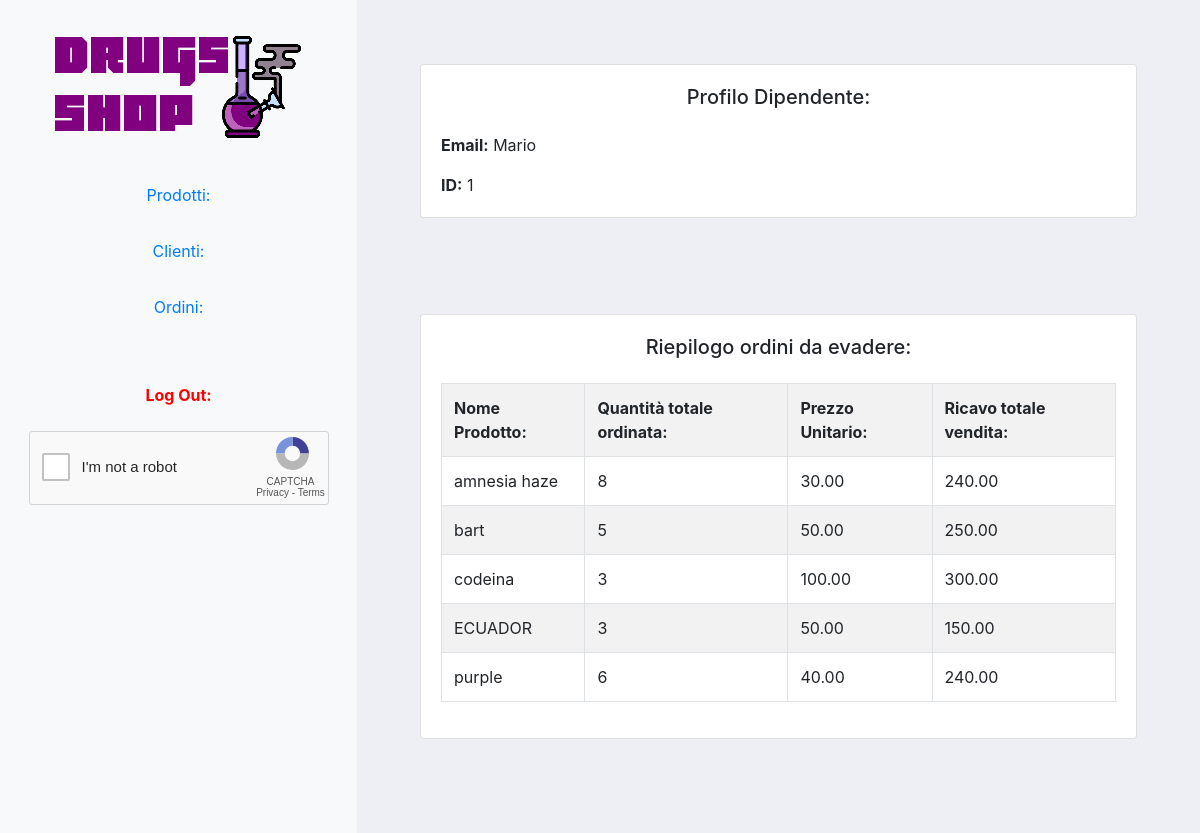
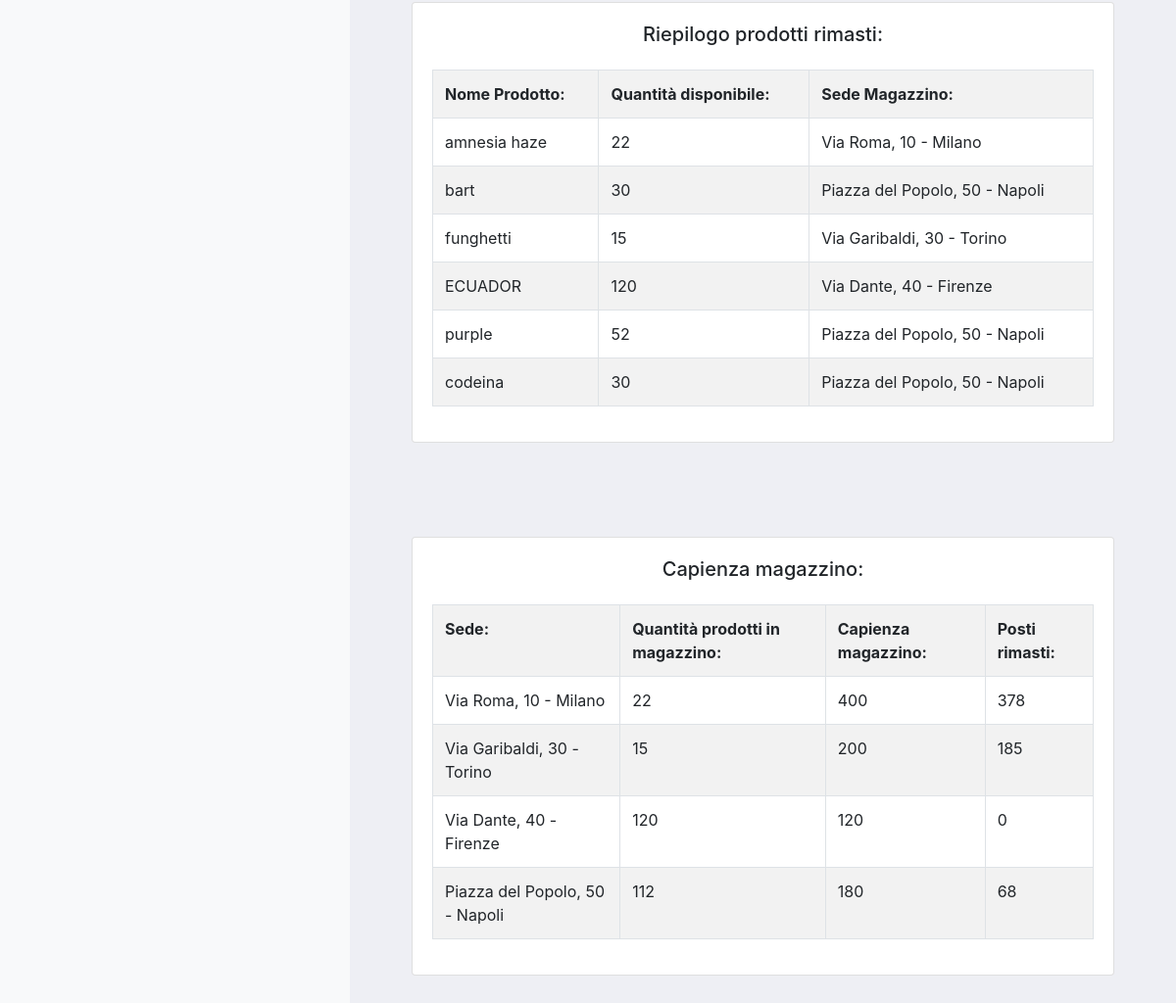
Screenshot of /dashboardDipendente.php (signed in) with the database file from the repository (2 pictures, top to bottom).
### tables this page shows
CREATE TABLE `products` (
  `ID` int(11) NOT NULL,
  `LightHard` enum('light','hard') DEFAULT NULL,
  `Drug` enum('cannabis','lsd','funghetti','cocaina','ecstasy','codeina') DEFAULT NULL,
  `Price` decimal(7,2) NOT NULL,
  `AvailableQuantity` int(11) NOT NULL,
  `ShopID` int(11) DEFAULT NULL,
  `imagepath` varchar(255) DEFAULT NULL,
  `ProductName` varchar(255) DEFAULT NULL
);

CREATE TABLE `shop` (
  `ID` int(11) NOT NULL,
  `Address` varchar(255) DEFAULT NULL,
  `MaxNumProducts` int(11) NOT NULL,
  `EmployeeID` int(11) DEFAULT NULL
);

### dashboardDipendente.php (the view, shortened to what this page needs)
<!doctype html>
<html lang="en">
<head>
    <link rel="stylesheet" href="https://stackpath.bootstrapcdn.com/bootstrap/4.5.0/css/bootstrap.min.css">
    <link rel="stylesheet" href="./css/style.css">
    <link href="src/fakerecaptcha.css" rel="stylesheet">
</head>
<body>
    <?php
    include('config/db.php');
    if (isset($_SESSION['ID'])) {
        ?>
        <div class="container-fluid">
            <div class="row">
                <div class="col-sm-auto bg-light sticky-top">
                    <div class="d-flex flex-sm-column flex-row flex-nowrap bg-light align-items-center sticky-top">
                        <a href="./dashboardDipendente.php" class="d-block p-3 link-dark text-decoration-none" title=""
                            data-bs-toggle="tooltip" data-bs-placement="right">
                            <img src="LOGO2.png"></img>
                        </a>
                        <ul
                            class="nav nav-pills nav-flush flex-sm-column flex-row flex-nowrap mb-auto mx-auto text-center justify-content-between w-100 px-3 align-items-center">
                            <li class="nav-item">
                                <a href="./dashboardProdotti.php" class="nav-link py-3 px-2" title=""
                                    data-bs-toggle="tooltip" data-bs-placement="right">
                                    Prodotti:
                                </a>
                            </li>
                            <li>
                                <a href="./dashboardClienti.php" class="nav-link py-3 px-2" title="" data-bs-toggle="tooltip"
                                    data-bs-placement="right">
                                    Clienti:
                                </a>
                            </li>
                            <li>
                                <a href="./dashboardOrdini.php" class="nav-link py-3 px-2" title="" data-bs-toggle="tooltip"
                                    data-bs-placement="right">
                                    Ordini:
                                </a>
                            </li>
                        </ul>
                        <br><br>
<b style="color:red;">Log Out:</b>
<br>
<div class="fkrc-container fkrc">
    <div id="fkrc-checkbox-window" class="fkrc-checkbox-window fkrc-m-p fkrc-block">
        <div class="fkrc-checkbox-container fkrc-m-p">
            <button type="button" id="fkrc-checkbox"
                class="fkrc-checkbox fkrc-m-p fkrc-line-normal"></button>
        </div>
        <p class="fkrc-im-not-a-robot fkrc-m-p fkrc-line-normal">I'm not a robot</p>
        <img src="images/captcha_logo.svg" class="fkrc-captcha-logo fkrc-line-normal" alt="">
        <p class="fkrc-checkbox-desc fkrc-m-p fkrc-line-normal">CAPTCHA</p>
        <p class="fkrc-checkbox-desc fkrc-m-p fkrc-line-normal">Privacy - Terms</p>
    </div>
</div>
                    </div>
                </div>
                <div class="col py-3">
                    <div class="col p-5 min-vh-50">
                        <div class="d-flex justify-content-center">
                            <div class="card" style="width: 100rem">
                                <div class="card-body">
                                    <h5 class="card-title text-center mb-4">Profilo Dipendente:</h5>
                                    <p class="card-text"><b>Email:</b>
                                        <?php echo $_SESSION['email']; ?>
                                    </p>
                                    <p class="card-text"><b>ID:</b>
                                        <?php echo $_SESSION['ID']; ?>
                                    </p>
                                </div>
                            </div>
                        </div>
                    </div>
                    <div class="col p-5 min-vh-50">
                        <div class="d-flex justify-content-center">
                            <div class="card" style="width: 120rem">
                                <div class="card-body">
                                    <h5 class="card-title text-center mb-4">Riepilogo ordini da evadere:</h5>
                                    <?php
                                    if ($queryPreparata = $connection->prepare("SELECT P.ProductName,SUM(O.Quantity) AS totalNumber, P.Price,(SUM(O.Quantity)*P.Price) AS totalSellingPrice FROM products P INNER JOIN orders O ON (P.ID=O.ProductID) GROUP BY P.ProductName")) {
                                        if (!$queryPreparata->execute()) {
                                            echo "Impossibile eseguire la query: $connection->error";
                                        } else {
                                            $risultatoQuery = $queryPreparata->get_result()->fetch_all(MYSQLI_ASSOC);
                                            if (count($risultatoQuery) == 0) {
                                                echo "Nessun dipendente trovato.";
                                            } else {
                                                echo "<div class=\"table-responsive\"><table class=\"table table-bordered table-hover table-striped\">";
                                                echo "<tr>";
                                                echo "<th>Nome Prodotto:</th><th>Quantità totale ordinata:</th><th>Prezzo Unitario:</th><th>Ricavo totale vendita:</th>";
                                                echo "</tr>";
                                                foreach ($risultatoQuery as $singolaTupla) {
                                                    echo "<tr>";
                                                    foreach ($singolaTupla as $attributo) {
                                                        echo "<td>$attributo</td>";
                                                    }
                                                    echo "</tr>";
                                                }
                                                echo "</table></div>";
                                            }
                                        }
                                    } else {
                                        echo "Impossibile eseguire la query: $connection->error";
                                    }
                                    ?>
                                </div>
                            </div>
                        </div>
                    </div>
                    <div class="col p-5 min-vh-50">
                        <div class="d-flex justify-content-center">
                            <div class="card" style="width: 120rem">
                                <div class="card-body">
                                    <h5 class="card-title text-center mb-4">Riepilogo prodotti rimasti:</h5>
                                    <?php
                                    if ($queryPreparata = $connection->prepare("SELECT P.Productname, P.AvailableQuantity,S.Address FROM products P INNER JOIN shop S ON (P.ShopID=S.ID)")) {
                                        if (!$queryPreparata->execute()) {
                                            echo "Impossibile eseguire la query: $connection->error";
                                        } else {
                                            $risultatoQuery = $queryPreparata->get_result()->fetch_all(MYSQLI_ASSOC);
                                            echo "<div class=\"table-responsive\"><table class=\"table table-bordered table-hover table-striped\">";
                                            echo "<tr>";
                                            echo "<th>Nome Prodotto:</th><th>Quantità disponibile:</th><th>Sede Magazzino:</th>";
                                            echo "</tr>";
                                            if (count($risultatoQuery) == 0) {
                                                echo "Nessun impiegato trovato.";
                                            } else {
                                                foreach ($risultatoQuery as $singolaTupla) {
                                                    echo "<tr>";
                                                    foreach ($singolaTupla as $attributo) {
                                                        echo "<td>$attributo</td>";
                                                    }
                                                    echo "</tr>";
                                                }
                                                echo "</table></div>";
                                            }
                                        }
                                    } else {
                                        echo "Impossibile eseguire la query: $connection->error";
                                    }
                                    ?>
                                </div>
                            </div>
                        </div>
                    </div>
                    <div class="col p-5 min-vh-50">
                        <div class="d-flex justify-content-center">
                            <div class="card" style="width: 120rem">
                                <div class="card-body">
                                    <h5 class="card-title text-center mb-4">Capienza magazzino:</h5>
                                    <?php
                                    if ($queryPreparata = $connection->prepare("SELECT S.Address,SUM(P.AvailableQuantity), S.MaxNumProducts, S.MaxNumProducts-SUM(P.AvailableQuantity) FROM products P INNER JOIN shop S ON (P.ShopID=S.ID) GROUP BY S.ID")) {
                                        if (!$queryPreparata->execute()) {
                                            echo "Impossibile eseguire la query: $connection->error";
                                        } else {
                                            $risultatoQuery = $queryPreparata->get_result()->fetch_all(MYSQLI_ASSOC);
                                            echo "<div class=\"table-responsive\"><table class=\"table table-bordered table-hover table-striped\">";
                                            echo "<tr>";
                                            echo "<th>Sede:</th><th>Quantità prodotti in magazzino:</th><th>Capienza magazzino:</th><th>Posti rimasti:</th>";
                                            echo "</tr>";
                                            if (count($risultatoQuery) == 0) {
                                                echo "Nessun impiegato trovato.";
                                            } else {
                                                foreach ($risultatoQuery as $singolaTupla) {
                                                    echo "<tr>";
                                                    foreach ($singolaTupla as $attributo) {
                                                        echo "<td>$attributo</td>";
                                                    }
                                                    echo "</tr>";
                                                }
                                                echo "</table></div>";
                                            }
                                        }
                                    } else {
                                        echo "Impossibile eseguire la query: $connection->error";
                                    }
                                    ?>
                                </div>
                            </div>
                        </div>
                    </div>
                </div>
            </div>
        </div>
        <?php
    } else {
        echo "<div class='alert alert-danger email_alert'>
    Non sei loggato come dipendente.
</div>";
    }
    ?>
</body>
</html>

### css/style.css (style rules this page uses)
* { box-sizing: border-box; }
body { font-weight: 400; background-color: #EEEFF4; }
body, html, .App, .vertical-center { width: 100%; height: 100%; }

### src/fakerecaptcha.css (style rules this page uses)
.fkrc-container { font-family: 'Source Sans Pro', sans-serif; }
.fkrc-m-p { margin: 0; padding: 0; }
.fkrc-block { display:block; }
.fkrc-line-normal { line-height: normal; }
.fkrc-checkbox-window { height: 74px; width: 300px; background-color: #f9f9f9; border-radius: 3px; border: 1px solid #d3d3d3; }
.fkrc-checkbox-container { width: 28px; height: 28px; }
.fkrc-checkbox { position: relative; background-color: #fff; border-radius: 2px; height: 100%; width: 100%; border: 2px solid #c1c1c1; margin: 21px 0 0 12px; outline: none; font-family: Arial, Helvetica, sans-serif; transition: width 500ms, height 500ms, border-radius 500ms, margin-top 500ms, margin-left 500ms, opacity 700ms; }
.fkrc-im-not-a-robot { position: relative; left: 52px; bottom: 2px; font-size: 15px; color: #282727; }
.fkrc-captcha-logo { position: relative; left: 246px; bottom: 40px; width: 33px; height: 33px; vertical-align: baseline; }
.fkrc-checkbox-desc { color: #555555; position: relative; font-size: 10px; text-align: center; bottom: 41px; left: 112px; }

### rows the page displays
products: ProductName "amnesia haze", AvailableQuantity "22", ShopID.Address "Via Roma, 10 - Milano"
products: ProductName "bart", AvailableQuantity "30", ShopID.Address "Piazza del Popolo, 50 - Napoli"
products: ProductName "funghetti", AvailableQuantity "15", ShopID.Address "Via Garibaldi, 30 - Torino"
products: ProductName "ECUADOR", AvailableQuantity "120", ShopID.Address "Via Dante, 40 - Firenze"
products: ProductName "purple", AvailableQuantity "52", ShopID.Address "Piazza del Popolo, 50 - Napoli"
products: ProductName "codeina", AvailableQuantity "30", ShopID.Address "Piazza del Popolo, 50 - Napoli"

### other values shown
$_SESSION['email'] "Mario"
$_SESSION['ID'] "1"
$attributo "amnesia haze"
$attributo "8"
$attributo "30.00"
$attributo "240.00"
$attributo "bart"
$attributo "5"
$attributo "50.00"
$attributo "250.00"
$attributo "codeina"
$attributo "3"
$attributo "100.00"
$attributo "300.00"
$attributo "ECUADOR"
